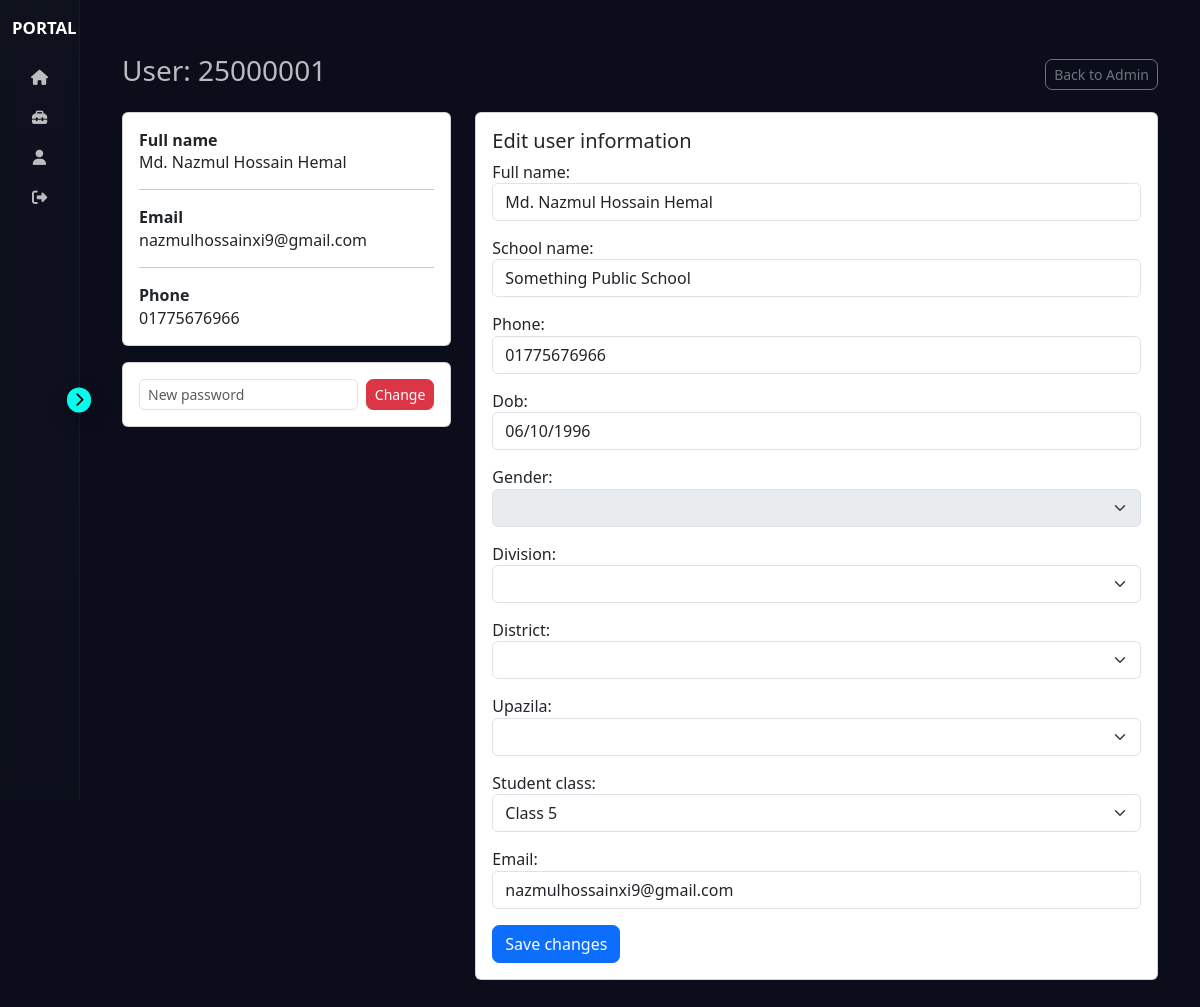
Screenshot of /profile/25000001/ (signed in) with the database file from the repository.
### Registration/models.py (models this page shows, shortened)
class Student(models.Model):
    user = models.OneToOneField(
        User,
        on_delete=models.CASCADE,
        related_name="student_profile"
    )
    full_name = models.CharField(max_length=200, default="Unknown")
    school_name = models.CharField(max_length=200, default="Not Provided")
    phone = models.CharField(max_length=20, default="N/A")
    division = models.CharField(max_length=100, default="Not Selected")
    district = models.CharField(max_length=100, default="Not Selected")
    upazila = models.CharField(max_length=100, default="Not Selected")
    gender = models.CharField(max_length=20, default="Not Specified")
    student_class = models.CharField(max_length=20, default="Unknown")
    category_name = models.CharField(max_length=50, default="Unknown")
    dob = models.DateField(default=timezone.now)  # Prevent migration error
    created_at = models.DateTimeField(auto_now_add=True)
    updated_at = models.DateTimeField(auto_now=True)

### Registration/views.py (the view)
# urls.py: path("profile/<str:username>/", views.admin_profile_view, name="admin_profile"),
@login_required
def admin_profile_view(request, username):
    if not (request.user.is_staff or request.user.is_superuser):
        return HttpResponseForbidden("Admin area")
    user = get_object_or_404(User, username=username)
    student = get_object_or_404(Student, user=user)
    form = None
    if request.method == "POST":
        if "new_password" in request.POST and request.POST.get("new_password"):
            new_password = request.POST.get("new_password")
            user.set_password(new_password)
            user.save()
            messages.success(request, f"Password updated for {user.username}")
            return redirect("app:admin_profile", username=user.username)
        form = ExistingUserUpdateForm(request.POST, instance=student)
        if form.is_valid():
            with transaction.atomic():
                user.email = form.cleaned_data.get("email", user.email)
                user.save()
                student = form.save(commit=False)
                class_mapping = {
                    "3": "Primary", "4": "Primary", "5": "Primary",
                    "6": "Junior", "7": "Junior", "8": "Junior",
                    "9": "Secondary", "10": "Secondary",
                    "11": "Higher Secondary", "12": "Higher Secondary",
                }
                student.category_name = class_mapping.get(form.cleaned_data.get("student_class"), student.category_name)
                student.save()
            messages.success(request, f"Updated user {user.username}")
            return redirect("app:admin_profile", username=user.username)
        else:
            messages.error(request, "Form validation failed.")
    else:
        form = ExistingUserUpdateForm(instance=student)
        form.fields["email"].initial = user.email
    form.fields['division'].choices = [("", "-- Select Division --")] + [(d, d) for d in DIVISION_LIST]
    if student.division in GEOGRAPHY_DATA:
        districts = list(GEOGRAPHY_DATA[student.division].keys())
        form.fields['district'].choices = [("", "-- Select District --")] + [(d, d) for d in districts]
    if student.division in GEOGRAPHY_DATA and student.district in GEOGRAPHY_DATA[student.division]:
        upazilas = GEOGRAPHY_DATA[student.division][student.district]
        form.fields['upazila'].choices = [("", "-- Select Upazila --")] + [(u, u) for u in upazilas]
    context = {
        "target_user": user,
        "profile_info": student,
        "form": form,
    }
    return render(request, "admin/profile.html", context)

### Registration/templates/admin/profile.html (shortened to what this page needs)
{% extends "base.html" %}
{% block content %}
<div class="container py-4">
  <div class="d-flex justify-content-between align-items-center mb-3">
    <h3>User: {{ target_user.username }}</h3>
    <div>
      <a href="{% url 'app:admin_view' %}" class="btn btn-outline-secondary btn-sm">Back to Admin</a>
    </div>
  </div>
  <div class="row">
    <div class="col-md-4">
      <div class="card p-3 mb-3">
        <div class="fw-semibold">Full name</div>
        <div>{{ profile_info.full_name }}</div>
        <hr>
        <div class="fw-semibold">Email</div>
        <div>{{ target_user.email }}</div>
        <hr>
        <div class="fw-semibold">Phone</div>
        <div>{{ profile_info.phone }}</div>
      </div>
          <div class="card p-3">
            <form method="post" class="d-flex gap-2">
              <input name="new_password" class="form-control form-control-sm" placeholder="New password">
              <button class="btn btn-sm btn-danger">Change</button>
            </form>
          </div>
    </div>
    <div class="col-md-8">
      <div class="card p-3">
        <h5>Edit user information</h5>
        <form method="post">
          {{ form.as_p }}
          <button class="btn btn-primary">Save changes</button>
        </form>
      </div>
    </div>
  </div>
</div>
{% endblock %}

### static/css/base.css (style rules this page uses)
:root { --bg-900: #0b0e1a; --panel-800: rgba(255, 255, 255, 0.04); --muted: rgba(255, 255, 255, 0.72); --accent: #4d9bff; --accent-opaque: rgba(77, 155, 255, 0.12); --sp-xxs: 0.25rem; --sp-xs: 0.5rem; --sp-sm: 0.75rem; --sp-md: 1rem; --sp-lg: 1.5rem; --sp-xl: 2rem; --toggle-size: 1.55rem; --sidebar-collapsed: clamp(3rem, 9vw, 5rem); --sidebar-expanded: clamp(10rem, 15vw, 12rem); --bp-sm: 36rem; --bp-md: 48rem; --bp-lg: 62rem; --bp-xl: 75rem; font-family: "Inter", system-ui, -apple-system, "Segoe UI", Roboto, "Helvetica Neue", Arial; color-scheme: dark; }
html, body { height: 100%; }
body { margin: 0; background: var(--bg-900); color: var(--muted); font-size: 16px; line-height: 1.4; -webkit-font-smoothing: antialiased; }
.form-control { border-radius: 0.35rem; }
.btn { border-radius: 0.45rem; }

### rows the page displays
Student: full_name "Md. Nazmul Hossain Hemal", phone "01775676966", school_name "Something Public School", dob "06/10/1996", student_class "Class 5"

### other values shown
{{ target_user.username }} "25000001"
{{ target_user.email }} "nazmulhossainxi9@gmail.com"
